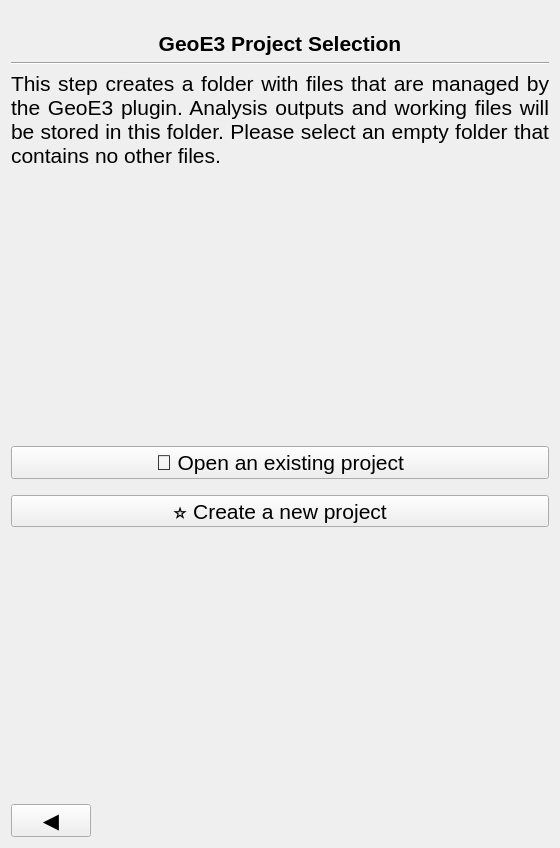
<?xml version="1.0" encoding="UTF-8"?>
<ui version="4.0">
 <class>SetupPanelBase</class>
 <widget class="QWidget" name="SetupPanelBase">
  <property name="geometry">
   <rect>
    <x>0</x>
    <y>0</y>
    <width>560</width>
    <height>848</height>
   </rect>
  </property>
  <property name="windowTitle">
   <string>Form</string>
  </property>
  <layout class="QGridLayout" name="gridLayout">
   <item row="0" column="0">
    <widget class="QLabel" name="banner_label">
     <property name="text">
      <string/>
     </property>
     <property name="pixmap">
      <pixmap>../resources/geoe3-banner.png</pixmap>
     </property>
     <property name="scaledContents">
      <bool>true</bool>
     </property>
    </widget>
   </item>
   <item row="1" column="0">
    <widget class="QLabel" name="label_2">
     <property name="text">
      <string>&lt;html&gt;&lt;head/&gt;&lt;body&gt;&lt;p align=&quot;center&quot;&gt;&lt;span style=&quot; font-size:16pt; font-weight:600;&quot;&gt;GeoE3 Project Selection&lt;/span&gt;&lt;/p&gt;&lt;/body&gt;&lt;/html&gt;</string>
     </property>
     <property name="textFormat">
      <enum>Qt::RichText</enum>
     </property>
     <property name="alignment">
      <set>Qt::AlignCenter</set>
     </property>
     <property name="wordWrap">
      <bool>true</bool>
     </property>
    </widget>
   </item>
   <item row="2" column="0">
    <widget class="Line" name="line">
     <property name="orientation">
      <enum>Qt::Horizontal</enum>
     </property>
    </widget>
   </item>
   <item row="3" column="0">
    <widget class="QLabel" name="description">
     <property name="font">
      <font>
       <pointsize>16</pointsize>
      </font>
     </property>
     <property name="text">
      <string>This step creates a folder with files that are managed by the GeoE3 plugin. Analysis outputs and working files will be stored in this folder. Please select an empty folder that contains no other files.</string>
     </property>
     <property name="textFormat">
      <enum>Qt::MarkdownText</enum>
     </property>
     <property name="alignment">
      <set>Qt::AlignJustify|Qt::AlignTop</set>
     </property>
     <property name="wordWrap">
      <bool>true</bool>
     </property>
    </widget>
   </item>
   <item row="4" column="0">
    <spacer name="verticalSpacer">
     <property name="orientation">
      <enum>Qt::Vertical</enum>
     </property>
     <property name="sizeHint" stdset="0">
      <size>
       <width>20</width>
       <height>132</height>
      </size>
     </property>
    </spacer>
   </item>
   <item row="5" column="0">
    <widget class="QPushButton" name="open_existing_project_button">
     <property name="sizePolicy">
      <sizepolicy hsizetype="MinimumExpanding" vsizetype="Fixed">
       <horstretch>0</horstretch>
       <verstretch>0</verstretch>
      </sizepolicy>
     </property>
     <property name="font">
      <font>
       <pointsize>16</pointsize>
      </font>
     </property>
     <property name="text">
      <string>📂 Open an existing project</string>
     </property>
    </widget>
   </item>
   <item row="6" column="0">
    <spacer name="verticalSpacer_2">
     <property name="orientation">
      <enum>Qt::Vertical</enum>
     </property>
     <property name="sizeType">
      <enum>QSizePolicy::Minimum</enum>
     </property>
     <property name="sizeHint" stdset="0">
      <size>
       <width>20</width>
       <height>10</height>
      </size>
     </property>
    </spacer>
   </item>
   <item row="7" column="0">
    <widget class="QToolButton" name="create_new_project_button">
     <property name="sizePolicy">
      <sizepolicy hsizetype="MinimumExpanding" vsizetype="Fixed">
       <horstretch>0</horstretch>
       <verstretch>0</verstretch>
      </sizepolicy>
     </property>
     <property name="font">
      <font>
       <pointsize>16</pointsize>
      </font>
     </property>
     <property name="text">
      <string>⭐️ Create a new project</string>
     </property>
    </widget>
   </item>
   <item row="8" column="0">
    <spacer name="verticalSpacer_3">
     <property name="orientation">
      <enum>Qt::Vertical</enum>
     </property>
     <property name="sizeHint" stdset="0">
      <size>
       <width>20</width>
       <height>132</height>
      </size>
     </property>
    </spacer>
   </item>
   <item row="9" column="0">
    <layout class="QHBoxLayout" name="horizontalLayout_2">
     <item>
      <widget class="QPushButton" name="previous_button">
       <property name="sizePolicy">
        <sizepolicy hsizetype="Minimum" vsizetype="Minimum">
         <horstretch>0</horstretch>
         <verstretch>0</verstretch>
        </sizepolicy>
       </property>
       <property name="minimumSize">
        <size>
         <width>0</width>
         <height>0</height>
        </size>
       </property>
       <property name="font">
        <font>
         <pointsize>16</pointsize>
        </font>
       </property>
       <property name="text">
        <string>◀️</string>
       </property>
      </widget>
     </item>
     <item>
      <spacer name="horizontalSpacer">
       <property name="orientation">
        <enum>Qt::Horizontal</enum>
       </property>
       <property name="sizeHint" stdset="0">
        <size>
         <width>40</width>
         <height>20</height>
        </size>
       </property>
      </spacer>
     </item>
    </layout>
   </item>
  </layout>
 </widget>
 <resources/>
 <connections/>
</ui>
